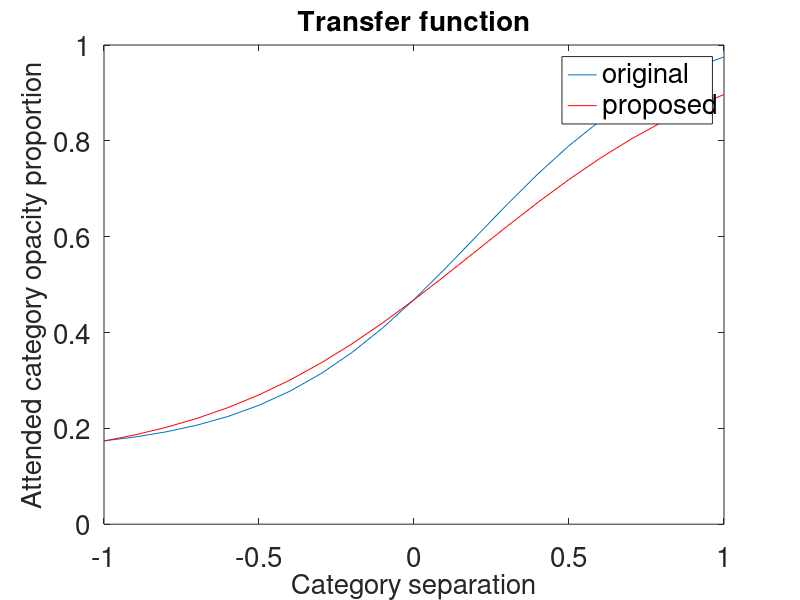

MATLAB code for this plot:

gain = 3;
x_shift = .2;
y_shift = 0.15;
steepness = .9;
cs = -1:.1:1;
y = steepness./(1+exp(-gain*(cs-x_shift)))+y_shift;

gain = 2.3;
x_shift = .2;
y_shift = 0.12;
steepness = .9;
cs = -1:.1:1;
y2 = steepness./(1+exp(-gain*(cs-x_shift)))+y_shift;

figure;
plot(cs,y)
hold on;
plot(cs,y2, 'r');
legend('original', 'proposed')
xlabel('Category separation');
ylabel('Attended category opacity proportion');
title('Transfer function')
ylim([0 1])
set(findall(gcf,'-property','FontSize'),'FontSize',20)